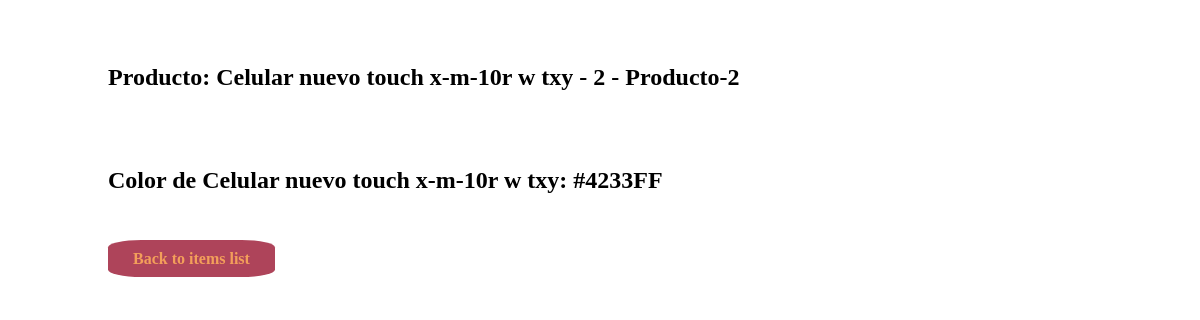
/detail/Producto-2/ (signed in), run on the app's committed database.
### model_products/models.py (models this page shows, shortened)
class Product(models.Model):
    user = models.ForeignKey(User, blank=True, null=True, on_delete=models.SET_NULL)
    title = models.CharField(max_length=60)
    slug = models.SlugField(unique=True)
    color = ColorField(default='#FF0000')
    created = models.DateTimeField(auto_now_add=True)

### model_products/views.py (the view)
# urls.py: path('detail/<slug:slug>/',DetailProduct.as_view()),
class DetailProduct(DetailView):
    model = Product
    template_name = 'pages/detail.html'
    def get_queryset(self):
        return Product.objects.filter(user=self.request.user)

### model_products/templates/pages/detail.html (shortened to what this page needs)
{% load static %}
<!DOCTYPE html>
<html lang="en">
<head>
</head>
<body>
    <div class='container'>
        <br><br>
        <h2>Producto: {{object.title}} - {{object.id}} - {{object.slug}} </h2>
        <br><br>
        <h2>Color de {{object.title}}: {{object.color}}</h2>
        <br><br>
        <a href='/my-products/'>Back to items list</a>
        <br><br>
    </div>
</body>
</html>

### model_products/templates/pages/detail.html (style rules this page uses)
*,*:before,*:after { box-sizing: border-box; }
body,html { height: 100%; }
.container { margin: 0 100px; }
a { text-decoration: none; background-color: rgb(174, 68, 90); color: rgb(243, 159, 90); font-weight: bold; border-radius: 20%; padding: 10px 25px; }

### data on the page
Product: title "Celular nuevo touch x-m-10r w txy", id "2", slug "Producto-2", color "#4233FF"
